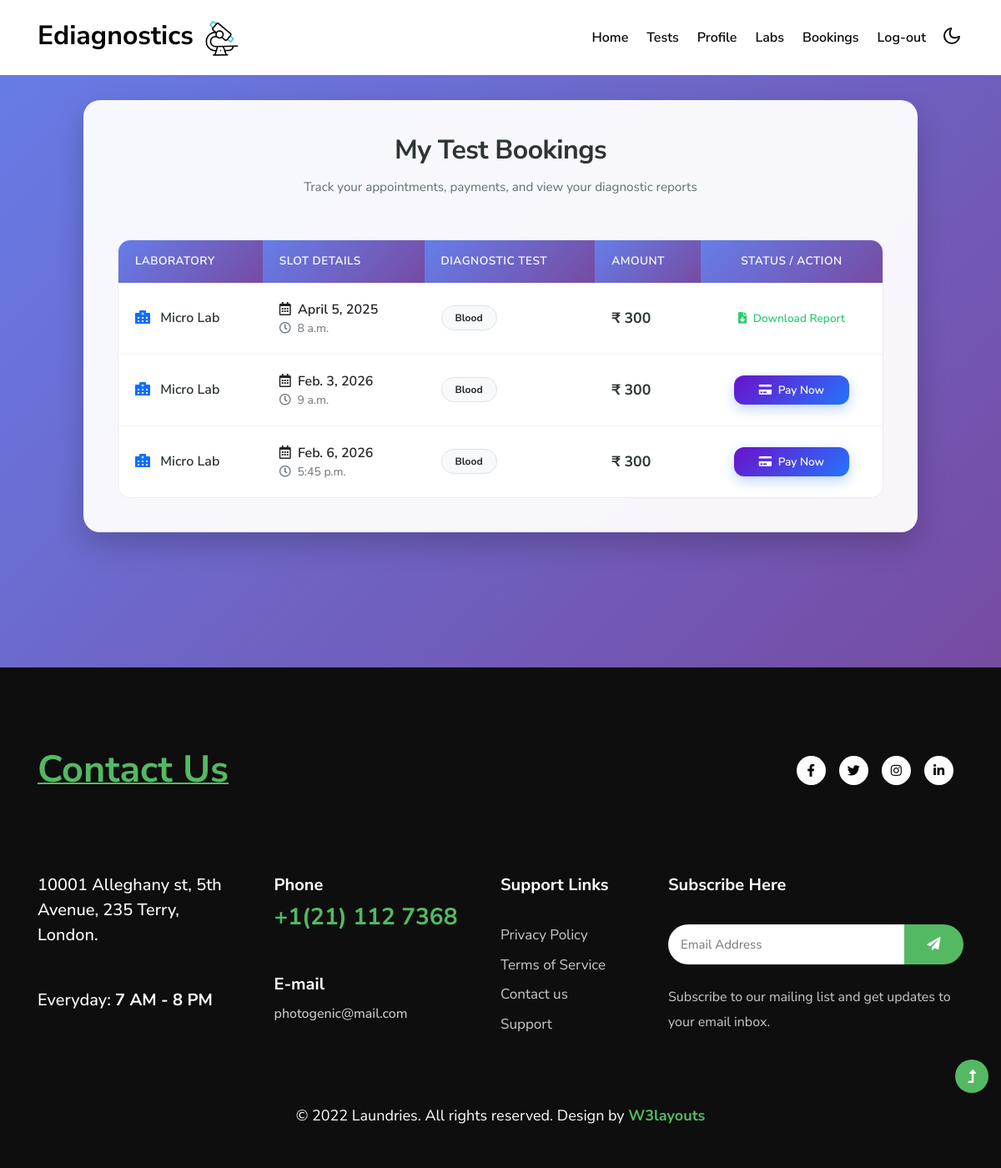
Page /user_bookings/ (signed in) on the committed database.
### EdiagApp/models.py (models this page shows)
class Bookings(models.Model):
    slot = models.ForeignKey(Slots,on_delete = models.CASCADE)
    test = models.ForeignKey(Tests,on_delete = models.CASCADE,null = True)
    date = models.DateField(auto_now_add = True)
    user = models.ForeignKey(UserReg,on_delete = models.CASCADE,null = True)
    collector = models.ForeignKey(Collector, on_delete=models.SET_NULL, null=True, blank=True)
    collection_status = models.CharField(max_length=50, default="Pending")

class Slots(models.Model):
    lab = models.ForeignKey(LabReg,on_delete = models.CASCADE)
    date = models.DateField()
    time = models.TimeField()
    user = models.ForeignKey(UserReg,on_delete = models.CASCADE,null = True)
    report = models.FileField(null = True)
    prescription = models.FileField(max_length = 200,null = True)
    testStatus = models.IntegerField(default=0)#value 2 stands for paid, 1 for test completed

class LabReg(models.Model):
    name = models.CharField(max_length = 20)
    location = models.CharField(max_length = 20)
    contact = models.CharField(max_length = 20)
    email = models.EmailField()
    password = models.CharField(max_length=100, null=True)
    address = models.CharField(max_length = 50)
    user = models.ForeignKey(Login,on_delete=models.CASCADE,null = True)
    status = models.CharField(max_length=50, null=True, default='pending')
    image = models.FileField(null=True)

class Tests(models.Model):
    lab = models.ForeignKey(LabReg, on_delete=models.CASCADE)
    test = models.CharField(max_length = 50)
    description = models.CharField(max_length = 50)
    price = models.IntegerField()

### EdiagApp/views.py (the view)
# urls.py: path('user_bookings/',views.user_bookings),
def user_bookings(request):
    uid = request.session["uid"]
    user = UserReg.objects.get(id = uid)
    bookings = Bookings.objects.filter(slot__user__id = uid)
    slot = Slots.objects.filter(user__id=uid).order_by("-id")
    return render(request,'user_bookings.html',{"data":bookings})

### template/user_bookings.html (shortened to what this page needs)
{% extends "user_home.html" %}
{% block content %}
<section class="premium-form-container" style="padding-top: 120px; padding-bottom: 60px; flex-direction: column; align-items: center; justify-content: flex-start; min-height: 100vh;">
    <div class="premium-card animate-up" style="max-width: 1000px; background: rgba(255, 255, 255, 0.95);">
        <div class="text-center mb-5">
            <h2 class="premium-title">My Test Bookings</h2>
            <p class="premium-subtitle">Track your appointments, payments, and view your diagnostic reports</p>
        </div>
        <div class="table-responsive premium-table-container">
            <table class="table premium-table">
                <thead>
                    <tr>
                        <th>Laboratory</th>
                        <th>Slot Details</th>
                        <th>Diagnostic Test</th>
                        <th>Amount</th>
                        <th class="text-center">Status / Action</th>
                    </tr>
                </thead>
                <tbody>
                    {% if data %}
                        {% for d in data %}
                        <tr>
                            <td class="font-weight-bold">
                                <i class="fas fa-hospital-alt me-2 text-primary"></i> {{d.slot.lab.name}}
                            </td>
                            <td>
                                <div class="d-flex flex-column">
                                    <span class="text-dark font-weight-bold"><i class="far fa-calendar-alt me-1"></i> {{d.slot.date}}</span>
                                    <small class="text-muted"><i class="far fa-clock me-1"></i> {{d.slot.time}}</small>
                                </div>
                            </td>
                            <td>
                                <span class="badge bg-light text-dark border px-3 py-2 rounded-pill">
                                    {{d.test.test}}
                                </span>
                            </td>
                            <td class="price-tag">₹ {{d.test.price}}</td>
                            <td class="text-center">
                                {% if d.slot.testStatus == 0 %}
                                    <div class="d-flex flex-column align-items-center">
                                        <span class="status-badge status-pending mb-2">
                                            <i class="fas fa-clock me-1"></i> Pending
                                        </span>
                                        <a href="/user_edit_booking?id={{d.id}}" class="action-link-btn">
                                            <i class="fas fa-edit me-1"></i> Reschedule
                                        </a>
                                    </div>
                                {% elif d.slot.testStatus == 1 %}
                                    <a href="/user_pay?bid={{d.id}}" class="premium-button btn-sm py-2" style="font-size: 0.85rem; max-width: 120px;">
                                        <i class="fas fa-credit-card me-1"></i> Pay Now
                                    </a>
                                {% elif d.slot.testStatus == 2 %}
                                    {% if d.slot.report %}
                                        <a href="/static/media/{{d.slot.report}}" target="_blank" download class="action-link-btn success">
                                            <i class="fas fa-file-download me-1"></i> Download Report
                                        </a>
                                    {% else %}
                                        <span class="status-badge status-paid">
                                            <i class="fas fa-check-circle me-1"></i> Paid, Awaiting Report
                                        </span>
                                    {% endif %}
                                {% endif %}
                            </td>
                        </tr>
                        {% endfor %}
                    {% endif %}
                </tbody>
            </table>
        </div>
    </div>
</section>
{% endblock %}

### static/assets/css/custom-forms.css (style rules this page uses)
:root { --primary-gradient: linear-gradient(135deg, #667eea 0%, #764ba2 100%); --secondary-gradient: linear-gradient(135deg, #6a11cb 0%, #2575fc 100%); --glass-bg: rgba(255, 255, 255, 0.9); --glass-border: rgba(255, 255, 255, 0.2); --input-focus: #764ba2; --text-main: #2d3436; --text-muted: #636e72; }
.premium-form-container { font-family: 'Inter', sans-serif; background: var(--primary-gradient); min-height: 100vh; display: flex; align-items: center; justify-content: center; padding: 40px 20px; }
.premium-card { background: var(--glass-bg); backdrop-filter: blur(10px); border: 1px solid var(--glass-border); border-radius: 20px; box-shadow: 0 15px 35px rgba(0, 0, 0, 0.2); width: 100%; max-width: 800px; padding: 40px; transition: transform 0.3s ease; }
.premium-title { font-weight: 700; color: var(--text-main); margin-bottom: 10px; text-align: center; letter-spacing: -0.5px; }
.premium-subtitle { color: var(--text-muted); text-align: center; margin-bottom: 30px; font-size: 0.95rem; }
.premium-button { background: var(--secondary-gradient); color: #fff; border: none; padding: 14px 30px; border-radius: 12px; font-weight: 600; font-size: 1.1rem; width: 100%; cursor: pointer; transition: all 0.3s ease; box-shadow: 0 5px 15px rgba(37, 117, 252, 0.3); margin-top: 10px; }
.animate-up { animation: fadeInUp 0.6s ease forwards; }

### template/user_bookings.html (style rules this page uses)
.premium-table-container { border-radius: 15px; overflow: hidden; border: 1px solid rgba(0, 0, 0, 0.05); }
.premium-table { margin-bottom: 0; background: #fff; }
.premium-table thead th { background: var(--primary-gradient); color: #fff; border: none; padding: 15px 20px; font-weight: 600; text-transform: uppercase; font-size: 0.85rem; letter-spacing: 0.5px; }
.premium-table tbody td { padding: 20px; vertical-align: middle; border-bottom: 1px solid rgba(0, 0, 0, 0.05); color: #2d3436; }
.premium-table tbody tr:last-child td { border-bottom: none; }
.price-tag { font-weight: 700; color: #2575fc; font-size: 1.1rem; }
.action-link-btn { color: #764ba2; font-weight: 600; font-size: 0.85rem; text-decoration: none; transition: all 0.3s ease; }
.action-link-btn.success { color: #2ecc71; }
.font-weight-bold { font-weight: 600; }

### rows in the picture
Bookings: slot.lab.name "Micro Lab", slot "April 5, 2025", slot.time "8 a.m.", test.test "Blood", test.price "300"
Bookings: slot.lab.name "Micro Lab", slot "Feb. 3, 2026", slot.time "9 a.m.", test.test "Blood", test.price "300"
Bookings: slot.lab.name "Micro Lab", slot "Feb. 6, 2026", slot.time "5:45 p.m.", test.test "Blood", test.price "300"
